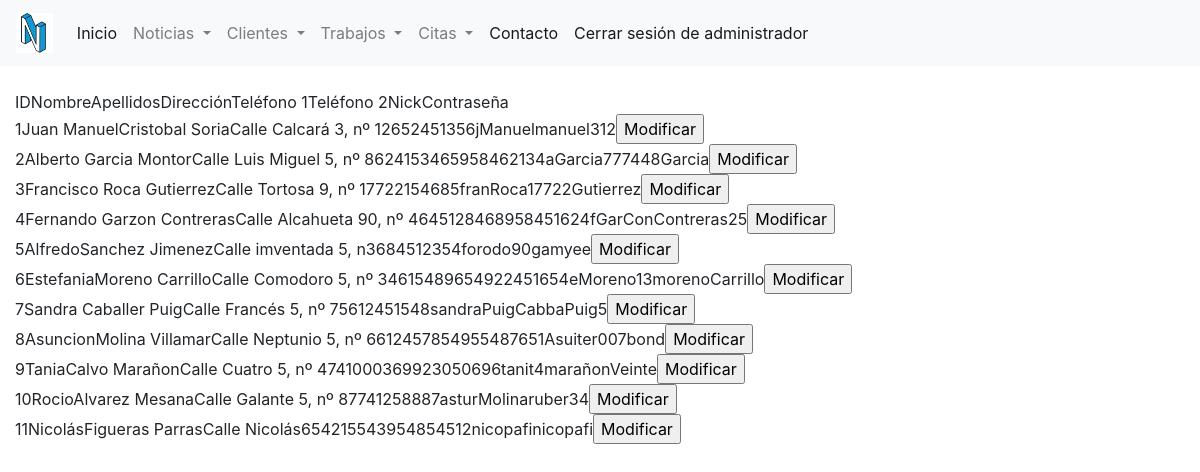
Before: /Clientes/clientes.php (signed in) with the older database file.
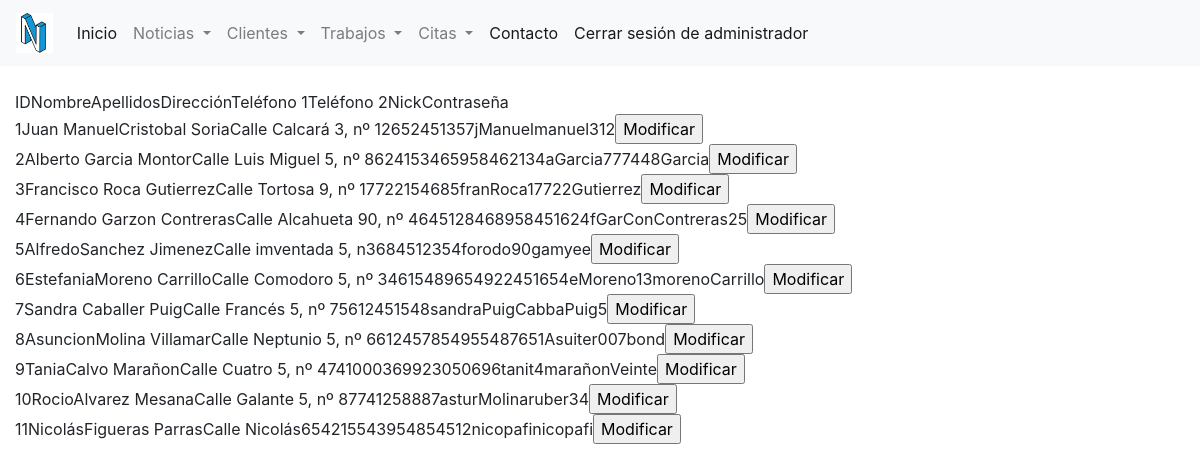
After: the same page with the newer database file.
### tables this page shows
CREATE TABLE `clientes` (
  `id` bigint(20) UNSIGNED NOT NULL,
  `nombre` varchar(15) NOT NULL,
  `apellidos` varchar(20) NOT NULL,
  `direccion` varchar(50) NOT NULL,
  `telefono1` varchar(9) NOT NULL,
  `telefono2` varchar(9) DEFAULT NULL,
  `nick` varchar(15) NOT NULL,
  `contraseña` varchar(20) NOT NULL
);

### Clientes/clientes.php (the view, shortened to what this page needs)
<!DOCTYPE html>
<html>
    <head>
    </head>
    <body>
        <?php
            if(isset($_SESSION['user'])){
                if($_SESSION['user']=='admin'){
                    include('../NavBar/navBarAdmin.php');
                }else{
                    header("location: ../Acceder/error.php");
                }
            }else{
                header("location: ../Acceder/error.php");
            }
        ?>
        <br>
        <?php
            $db = connectDb();
            function imprimirTabla($p_db){
                $consulta=mysqli_query($p_db,"SELECT * FROM clientes");
                if($row = mysqli_fetch_array($consulta)){
                    echo "<div class='col-10 offset-1>";
                        echo "<table class='table'>";
                            echo "<tr>";
                                echo "<td>ID</td>";
                                echo "<td>Nombre</td>";
                                echo "<td>Apellidos</td>";
                                echo "<td>Dirección</td>";
                                echo "<td>Teléfono 1</td>";
                                echo "<td>Teléfono 2</td>";
                                echo "<td>Nick</td>";
                                echo "<td>Contraseña</td>";
                            echo "</tr>";
                            do{
                                echo "<form method='post' action='clientes.php'>";
                                if($row['nombre']!="Disponible"){
                                    echo "<tr>";
                                        echo "<td>".$row['id']."</td>";
                                        echo "<td>".$row["nombre"]."</td>";
                                        echo "<td>".$row["apellidos"]."</td>";
                                        echo "<td>".$row["direccion"]."</td>";
                                        echo "<td>".$row["telefono1"]."</td>";
                                        echo "<td>".$row["telefono2"]."</td>";
                                        echo "<td>".$row["nick"]."</td>";
                                        echo "<td>".$row["contraseña"]."</td>";
                                        echo "<td><input type='submit' name='submit' value='Modificar'></td>";
                                        echo "</form>";
                                }
                            }while($row = mysqli_fetch_array($consulta));
                    echo "</div>";
                }else{
                    echo "¡No se ha encontrado ningún registro!";
                }
            }
            imprimirTabla($db);
        ?>
    </body>
</html>

Changed rows visible on the page:
changed clientes "Juan Manuel": telefono1 "652451356" → "652451357"
